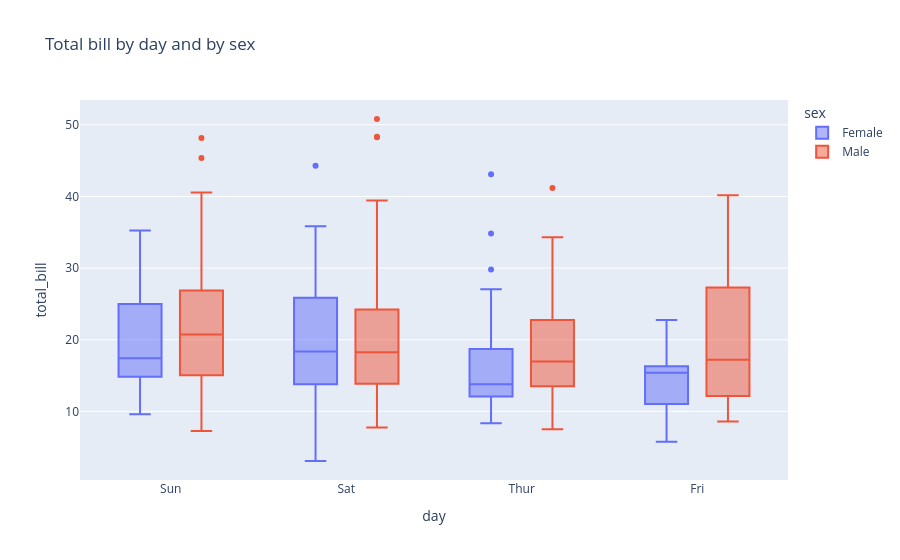

Notebook code cell kept with this figure:
### Markdown cell above
### Adding a second group
Use `color=` to split each box into sub-groups.

### Code cell
fig = px.box(tips, x="day", y="total_bill", color="sex",
             title="Total bill by day and by sex")
fig.show()

### Figure 1 — Plotly figure (JSON) as saved in the notebook; plotly's stock layout.template omitted (floating-point values rounded to 4 significant figures; data arrays with more than 128 entries replaced by an {"elided": "..."} marker saying what was removed)
{"data": [{"alignmentgroup": "True", "hovertemplate": "sex=Female<br>day=%{x}<br>total_bill=%{y}<extra></extra>", "legendgroup": "Female", "marker": {"color": "#636efa"}, "name": "Female", "notched": false, "offsetgroup": "Female", "orientation": "v", "showlegend": true, "type": "box", "x": ["Sun", "Sun", "Sun", "Sun", "Sun", "Sun", "Sat", "Sat", "Sat", "Sat", "Sat", "Sat", "Sun", "Sun", "Sat", "Sat", "Sat", "Sat", "Sat", "Sat", "Sat", "Thur", "Thur", "Fri", "Fri", "Fri", "Fri", "Fri", "Sat", "Sat", "Sat", "Sat", "Sat", "Sun", "Sun", "Thur", "Thur", "Thur", "Thur", "Thur", "Thur", "Thur", "Thur", "Thur", "Thur", "Thur", "Thur", "Thur", "Thur", "Thur", "Thur", "Thur", "Thur", "Thur", "Thur", "Thur", "Thur", "Sun", "Sun", "Sun", "Sun", "Sun", "Sat", "Sat", "Sun", "Sun", "Sun", "Thur", "Thur", "Thur", "Thur", "Thur", "Thur", "Thur", "Sat", "Sat", "Sat", "Sat", "Sat", "Fri", "Fri", "Fri", "Fri", "Sat", "Sat", "Sat", "Thur"], "x0": " ", "xaxis": "x", "y": [16.99, 24.59, 35.26, 14.83, 10.33, 16.97, 20.29, 15.77, 19.65, 15.06, 20.69, 16.93, 10.29, 34.81, 26.41, 16.45, 3.07, 17.07, 26.86, 25.28, 14.73, 10.07, 34.83, 5.75, 16.32, 22.75, 11.35, 15.38, 44.3, 22.42, 20.92, 14.31, 7.25, 25.71, 17.31, 10.65, 12.43, 24.08, 13.42, 12.48, 29.8, 14.52, 11.38, 20.27, 11.17, 12.26, 18.26, 8.51, 10.33, 14.15, 13.16, 17.47, 27.05, 16.43, 8.35, 18.64, 11.87, 29.85, 25.0, 13.39, 16.21, 17.51, 10.59, 10.63, 9.6, 20.9, 18.15, 19.81, 43.11, 13.0, 12.74, 13.0, 16.4, 16.47, 12.76, 13.27, 28.17, 12.9, 30.14, 13.42, 15.98, 16.27, 10.09, 22.12, 35.83, 27.18, 18.78], "y0": " ", "yaxis": "y"}, {"alignmentgroup": "True", "hovertemplate": "sex=Male<br>day=%{x}<br>total_bill=%{y}<extra></extra>", "legendgroup": "Male", "marker": {"color": "#EF553B"}, "name": "Male", "notched": false, "offsetgroup": "Male", "orientation": "v", "showlegend": true, "type": "box", "x": {"elided": "157 str values"}, "x0": " ", "xaxis": "x", "y": {"elided": "157 float values"}, "y0": " ", "yaxis": "y"}], "layout": {"boxmode": "group", "legend": {"title": {"text": "sex"}, "tracegroupgap": 0}, "title": {"text": "Total bill by day and by sex"}, "xaxis": {"anchor": "y", "domain": [0.0, 1.0], "title": {"text": "day"}}, "yaxis": {"anchor": "x", "domain": [0.0, 1.0], "title": {"text": "total_bill"}}}}
